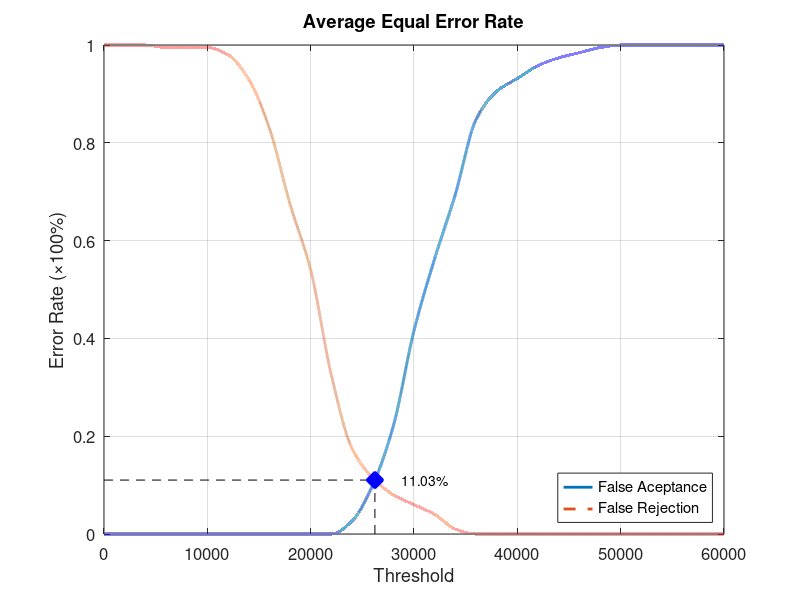
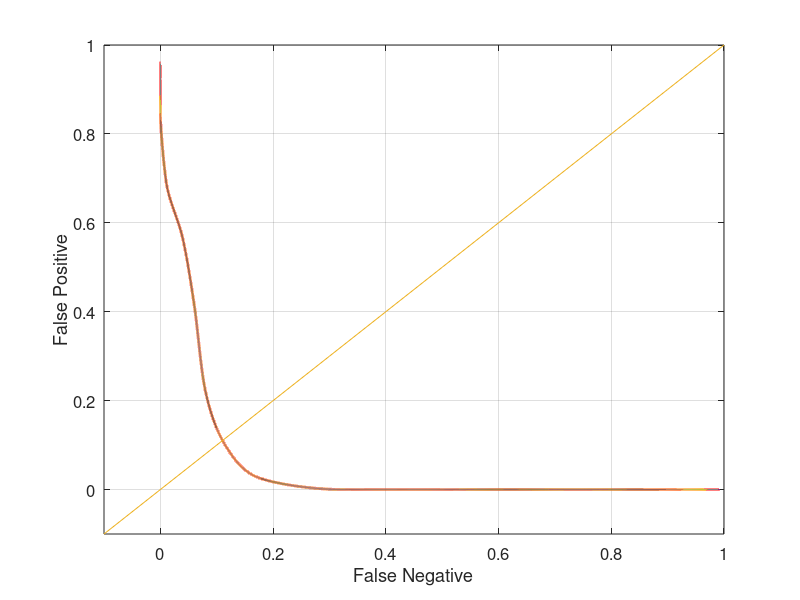

Reproduce these figures in MATLAB, in order.
function yEER = Database4_2
close all;
clear;
clc;
x = 0:2000:60000;
xq = 0:0.5:60000;

y0 = [0 0 0 0 0 0 0 0 0 0 0 0 0.0263158 0.1 0.221053 0.415789 0.563158 0.694737 0.847368 0.905263 0.931579 0.957895 0.973684 0.984211 0.994737 1 1 1 1 1 1];
yy0 = interp1(x, y0, xq, 'pchip');
y1 = [1 1 1 0.995 0.995 0.995 0.98 0.93 0.83 0.675 0.54 0.325 0.175 0.115 0.08 0.06 0.04 0.01 0 0 0 0 0 0 0 0 0 0 0 0 0];
yy1 = interp1(x, y1, xq, 'pchip');

% Calculating EER: 
y2 = abs(y0 - y1);
find(y2 == min(y2))
yy2 = abs(yy0 - yy1);
xEER = find(yy2 == min(yy2));
xEERIndex = xq(xEER) % X-axis EER
yEER = yy0(xEER) % Y-axis EER

main = figure
plot(xq, yy0,'-','LineWidth', 2);	hold on
plot(xq, yy1,'--','LineWidth', 2);	hold on
plot([xEERIndex xEERIndex], [0 yEER], 'k--');	hold on
plot([0 xEERIndex], [yEER yEER], 'k--');	hold on
plot(xEERIndex, yEER, 'bx', 'LineWidth', 10);	hold on
text(xEERIndex + 10 * xEERIndex / 100, yEER, [num2str(round((10000 * yEER)) / 100) '%'])
legend('False Aceptance', 'False Rejection', 'Location', 'SouthEast')
xlabel('Threshold')
ylabel('Error Rate (\times100%)')
title('Average Equal Error Rate')
set(gca, 'FontSize', 12)
axis([0 60000 0 1])
grid on

print(main, 'Database4_2Main', '-dpng');
FNRxFPR = figure('Color', [1 1 1]);
plot(yy1, yy0, '-', yy1, yy0, 'LineWidth', 2);
hold on
y = -0.1:0.1:1
plot(y, y); 
set(gca, 'FontSize', 12)
xlabel('False Negative')
ylabel('False Positive')
axis([-0.1 1 -0.1 1])
set(gca, 'FontSize', 12)
grid on

print(FNRxFPR, 'Database4_2FNRxFPR','-dpng');
end
